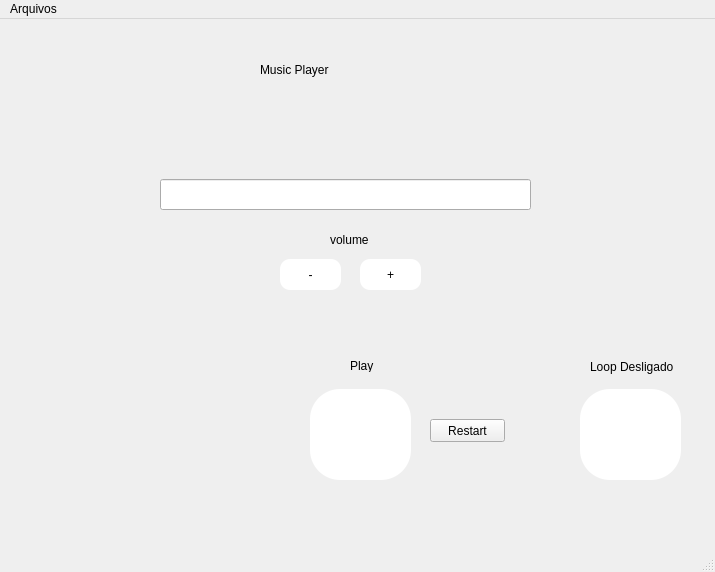
<?xml version="1.0" encoding="UTF-8"?>
<ui version="4.0">
 <class>MainWindow</class>
 <widget class="QMainWindow" name="MainWindow">
  <property name="geometry">
   <rect>
    <x>0</x>
    <y>0</y>
    <width>715</width>
    <height>572</height>
   </rect>
  </property>
  <property name="windowTitle">
   <string>MainWindow</string>
  </property>
  <widget class="QWidget" name="centralwidget">
   <widget class="QPushButton" name="pushButton_2">
    <property name="geometry">
     <rect>
      <x>310</x>
      <y>370</y>
      <width>101</width>
      <height>91</height>
     </rect>
    </property>
    <property name="styleSheet">
     <string notr="true">QPushButton{
border-radius: 30px;
background-color: white;
}
QPushButton:hover{
background-color: rgb(216, 216, 216);
}</string>
    </property>
    <property name="text">
     <string/>
    </property>
    <property name="icon">
     <iconset>
      <normaloff>../../../Downloads/player music bottons vector color set/fuckd - Cópia.png</normaloff>../../../Downloads/player music bottons vector color set/fuckd - Cópia.png</iconset>
    </property>
    <property name="iconSize">
     <size>
      <width>54</width>
      <height>54</height>
     </size>
    </property>
   </widget>
   <widget class="QLineEdit" name="lineEdit">
    <property name="geometry">
     <rect>
      <x>160</x>
      <y>160</y>
      <width>371</width>
      <height>31</height>
     </rect>
    </property>
   </widget>
   <widget class="QPushButton" name="pushButton_3">
    <property name="geometry">
     <rect>
      <x>580</x>
      <y>370</y>
      <width>101</width>
      <height>91</height>
     </rect>
    </property>
    <property name="styleSheet">
     <string notr="true">QPushButton{
border-radius: 30px;
background-color: white;
}
QPushButton:hover{
background-color: rgb(216, 216, 216);
}</string>
    </property>
    <property name="text">
     <string/>
    </property>
    <property name="icon">
     <iconset>
      <normaloff>../../../Downloads/player music bottons vector color set/loop.png</normaloff>../../../Downloads/player music bottons vector color set/loop.png</iconset>
    </property>
    <property name="iconSize">
     <size>
      <width>54</width>
      <height>54</height>
     </size>
    </property>
   </widget>
   <widget class="QPushButton" name="pushButton_4">
    <property name="geometry">
     <rect>
      <x>360</x>
      <y>240</y>
      <width>61</width>
      <height>31</height>
     </rect>
    </property>
    <property name="styleSheet">
     <string notr="true">QPushButton{
border-radius: 10px;
background-color: white;
font: 14pt &quot;Arial&quot;;
}
QPushButton:hover{
background-color: rgb(216, 216, 216);
}</string>
    </property>
    <property name="text">
     <string>+</string>
    </property>
    <property name="iconSize">
     <size>
      <width>54</width>
      <height>54</height>
     </size>
    </property>
   </widget>
   <widget class="QPushButton" name="pushButton_5">
    <property name="geometry">
     <rect>
      <x>280</x>
      <y>240</y>
      <width>61</width>
      <height>31</height>
     </rect>
    </property>
    <property name="styleSheet">
     <string notr="true">QPushButton{
border-radius: 10px;
background-color: white;
font: 14pt &quot;Arial&quot;;
}
QPushButton:hover{
background-color: rgb(216, 216, 216);
}</string>
    </property>
    <property name="text">
     <string>-</string>
    </property>
    <property name="iconSize">
     <size>
      <width>54</width>
      <height>54</height>
     </size>
    </property>
   </widget>
   <widget class="QLabel" name="label">
    <property name="geometry">
     <rect>
      <x>260</x>
      <y>20</y>
      <width>251</width>
      <height>61</height>
     </rect>
    </property>
    <property name="styleSheet">
     <string notr="true">font: 87 22pt &quot;Arial&quot;;</string>
    </property>
    <property name="text">
     <string>Music Player</string>
    </property>
   </widget>
   <widget class="QLabel" name="label_2">
    <property name="geometry">
     <rect>
      <x>330</x>
      <y>190</y>
      <width>251</width>
      <height>61</height>
     </rect>
    </property>
    <property name="styleSheet">
     <string notr="true">font: 87 12pt &quot;Arial&quot;;</string>
    </property>
    <property name="text">
     <string>volume</string>
    </property>
   </widget>
   <widget class="QLabel" name="label_3">
    <property name="geometry">
     <rect>
      <x>590</x>
      <y>340</y>
      <width>161</width>
      <height>16</height>
     </rect>
    </property>
    <property name="text">
     <string>Loop Desligado</string>
    </property>
   </widget>
   <widget class="QLabel" name="label_4">
    <property name="geometry">
     <rect>
      <x>350</x>
      <y>340</y>
      <width>47</width>
      <height>13</height>
     </rect>
    </property>
    <property name="text">
     <string>Play</string>
    </property>
   </widget>
   <widget class="QPushButton" name="pushButton">
    <property name="geometry">
     <rect>
      <x>430</x>
      <y>400</y>
      <width>75</width>
      <height>23</height>
     </rect>
    </property>
    <property name="text">
     <string>Restart</string>
    </property>
   </widget>
  </widget>
  <widget class="QStatusBar" name="statusbar"/>
  <widget class="QMenuBar" name="menuBar">
   <property name="geometry">
    <rect>
     <x>0</x>
     <y>0</y>
     <width>715</width>
     <height>21</height>
    </rect>
   </property>
   <widget class="QMenu" name="menuArquivos">
    <property name="title">
     <string>Arquivos</string>
    </property>
    <addaction name="actionAbrir"/>
    <addaction name="actionFechar"/>
   </widget>
   <addaction name="menuArquivos"/>
  </widget>
  <action name="actionAbrir">
   <property name="text">
    <string>Abrir</string>
   </property>
  </action>
  <action name="actionFechar">
   <property name="text">
    <string>Fechar</string>
   </property>
  </action>
 </widget>
 <resources/>
 <connections/>
</ui>
